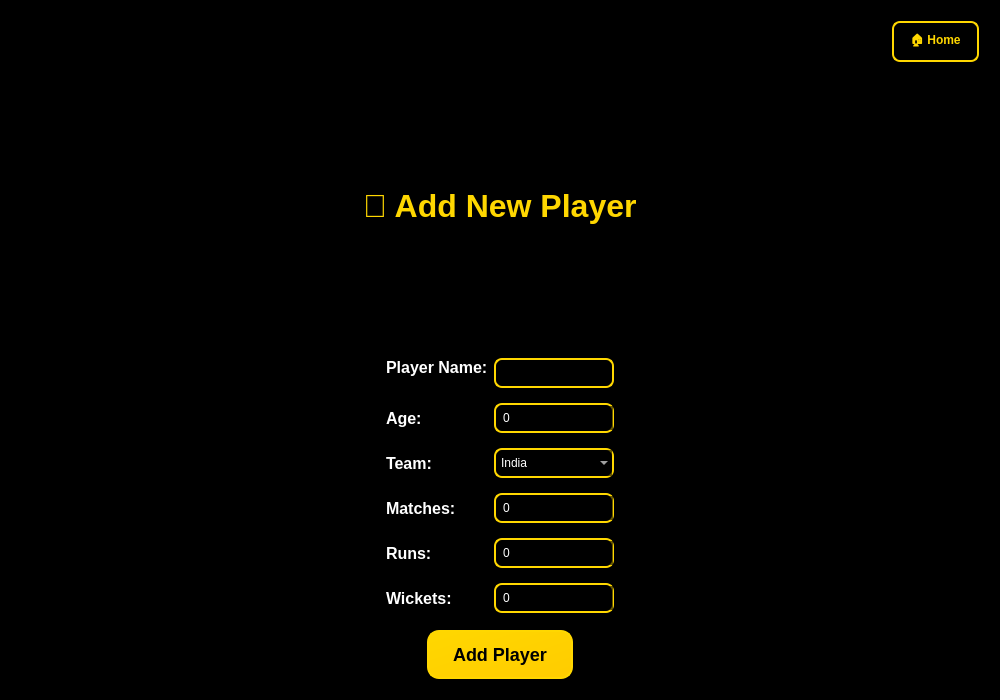
<?xml version="1.0" encoding="UTF-8"?>
<ui version="4.0">
 <class>AddPlayerPage</class>
 <widget class="QWidget" name="AddPlayerPage">
  <property name="geometry">
   <rect>
    <x>0</x>
    <y>0</y>
    <width>1000</width>
    <height>700</height>
   </rect>
  </property>
  <layout class="QVBoxLayout" name="mainLayout">
   <property name="leftMargin">
    <number>0</number>
   </property>
   <property name="topMargin">
    <number>0</number>
   </property>
   <property name="rightMargin">
    <number>0</number>
   </property>
   <property name="bottomMargin">
    <number>0</number>
   </property>
   <item>
    <widget class="QFrame" name="backgroundFrame">
     <property name="styleSheet">
      <string notr="true">
QFrame#backgroundFrame {
    background-image: url(:/resources/222.jpg);
    background-position: center;
    background-repeat: no-repeat;
    background-color: #000;
}
      </string>
     </property>
     <property name="frameShape">
      <enum>QFrame::Shape::StyledPanel</enum>
     </property>
     <layout class="QVBoxLayout" name="backgroundLayout">
      <property name="leftMargin">
       <number>20</number>
      </property>
      <property name="topMargin">
       <number>20</number>
      </property>
      <property name="rightMargin">
       <number>20</number>
      </property>
      <property name="bottomMargin">
       <number>20</number>
      </property>
      <item alignment="Qt::AlignmentFlag::AlignRight">
       <widget class="QPushButton" name="homeBtn">
        <property name="styleSheet">
         <string notr="true">
QPushButton {
    border: 2px solid gold;
    border-radius: 8px;
    background-color: rgba(0, 0, 0, 150);
    color: gold;
    padding: 8px 16px;
    font-weight: bold;
}
QPushButton:hover {
    background-color: gold;
    color: black;
}
         </string>
        </property>
        <property name="text">
         <string>🏠 Home</string>
        </property>
       </widget>
      </item>
      <item alignment="Qt::AlignmentFlag::AlignHCenter">
       <widget class="QLabel" name="titleLabel">
        <property name="styleSheet">
         <string notr="true">
QLabel {
    color: gold;
    font-weight: bold;
    font-size: 32px;
}
         </string>
        </property>
        <property name="text">
         <string>🏏 Add New Player</string>
        </property>
       </widget>
      </item>
      <item alignment="Qt::AlignmentFlag::AlignHCenter">
       <widget class="QWidget" name="formContainer" native="true">
        <layout class="QFormLayout" name="formLayout">
         <property name="verticalSpacing">
          <number>15</number>
         </property>
         <property name="leftMargin">
          <number>200</number>
         </property>
         <property name="rightMargin">
          <number>200</number>
         </property>
         <item row="0" column="0">
          <widget class="QLabel" name="playerNameLabel">
           <property name="styleSheet">
            <string notr="true">
QLabel { color: white; font-size: 16px; font-weight: bold; }
            </string>
           </property>
           <property name="text">
            <string>Player Name:</string>
           </property>
           <property name="alignment">
            <set>Qt::AlignmentFlag::AlignLeading|Qt::AlignmentFlag::AlignLeft|Qt::AlignmentFlag::AlignTop</set>
           </property>
          </widget>
         </item>
         <item row="0" column="1">
          <widget class="QLineEdit" name="playerNameLineEdit">
           <property name="styleSheet">
            <string notr="true">
QLineEdit {
    background-color: rgba(0, 0, 0, 150);
    border: 2px solid gold;
    border-radius: 8px;
    color: white;
    padding: 5px;
}
            </string>
           </property>
          </widget>
         </item>
         <item row="1" column="0">
          <widget class="QLabel" name="ageLabel">
           <property name="styleSheet">
            <string notr="true">
QLabel { color: white; font-size: 16px; font-weight: bold; }
            </string>
           </property>
           <property name="text">
            <string>Age:</string>
           </property>
           <property name="margin">
            <number>-1</number>
           </property>
          </widget>
         </item>
         <item row="1" column="1">
          <widget class="QSpinBox" name="ageSpinBox">
           <property name="styleSheet">
            <string notr="true">
QSpinBox {
    background-color: rgba(0, 0, 0, 150);
    border: 2px solid gold;
    border-radius: 8px;
    color: white;
    padding: 5px;
}
            </string>
           </property>
           <property name="maximum">
            <number>120</number>
           </property>
          </widget>
         </item>
         <item row="2" column="0">
          <widget class="QLabel" name="teamLabel">
           <property name="styleSheet">
            <string notr="true">
QLabel { color: white; font-size: 16px; font-weight: bold; }
            </string>
           </property>
           <property name="text">
            <string>Team:</string>
           </property>
          </widget>
         </item>
         <item row="2" column="1">
          <widget class="QComboBox" name="teamComboBox">
           <property name="styleSheet">
            <string notr="true">
QComboBox {
    background-color: rgba(0, 0, 0, 150);
    border: 2px solid gold;
    border-radius: 8px;
    color: white;
    padding: 5px;
}
            </string>
           </property>
           <item>
            <property name="text">
             <string>India</string>
            </property>
           </item>
           <item>
            <property name="text">
             <string>Australia</string>
            </property>
           </item>
           <item>
            <property name="text">
             <string>South Africa</string>
            </property>
           </item>
           <item>
            <property name="text">
             <string>New Zealand</string>
            </property>
           </item>
           <item>
            <property name="text">
             <string>England</string>
            </property>
           </item>
           <item>
            <property name="text">
             <string>Pakistan</string>
            </property>
           </item>
           <item>
            <property name="text">
             <string>Bangladesh</string>
            </property>
           </item>
           <item>
            <property name="text">
             <string>West Indies</string>
            </property>
           </item>
           <item>
            <property name="text">
             <string>Afghanistan</string>
            </property>
           </item>
           <item>
            <property name="text">
             <string>Zimbabwe</string>
            </property>
           </item>
          </widget>
         </item>
         <item row="3" column="0">
          <widget class="QLabel" name="matchesLabel">
           <property name="styleSheet">
            <string notr="true">
QLabel { color: white; font-size: 16px; font-weight: bold; }
            </string>
           </property>
           <property name="text">
            <string>Matches:</string>
           </property>
          </widget>
         </item>
         <item row="3" column="1">
          <widget class="QSpinBox" name="matchesSpinBox">
           <property name="styleSheet">
            <string notr="true">
QSpinBox { background-color: rgba(0, 0, 0, 150); border: 2px solid gold; border-radius: 8px; color: white; padding: 5px; }
            </string>
           </property>
           <property name="maximum">
            <number>1000</number>
           </property>
          </widget>
         </item>
         <item row="4" column="0">
          <widget class="QLabel" name="runsLabel">
           <property name="styleSheet">
            <string notr="true">
QLabel { color: white; font-size: 16px; font-weight: bold; }
            </string>
           </property>
           <property name="text">
            <string>Runs:</string>
           </property>
          </widget>
         </item>
         <item row="4" column="1">
          <widget class="QSpinBox" name="runsSpinBox">
           <property name="styleSheet">
            <string notr="true">
QSpinBox { background-color: rgba(0, 0, 0, 150); border: 2px solid gold; border-radius: 8px; color: white; padding: 5px; }
            </string>
           </property>
           <property name="maximum">
            <number>50000</number>
           </property>
          </widget>
         </item>
         <item row="5" column="0">
          <widget class="QLabel" name="wicketsLabel">
           <property name="styleSheet">
            <string notr="true">
QLabel { color: white; font-size: 16px; font-weight: bold; }
            </string>
           </property>
           <property name="text">
            <string>Wickets:</string>
           </property>
          </widget>
         </item>
         <item row="5" column="1">
          <widget class="QSpinBox" name="wicketsSpinBox">
           <property name="styleSheet">
            <string notr="true">
QSpinBox { background-color: rgba(0, 0, 0, 150); border: 2px solid gold; border-radius: 8px; color: white; padding: 5px; }
            </string>
           </property>
           <property name="maximum">
            <number>1000</number>
           </property>
          </widget>
         </item>
        </layout>
       </widget>
      </item>
      <item alignment="Qt::AlignmentFlag::AlignHCenter">
       <widget class="QPushButton" name="submitBtn">
        <property name="styleSheet">
         <string notr="true">
QPushButton {
    background-color: qlineargradient(x1:0, y1:0, x2:1, y2:1, stop:0 gold, stop:1 #ffcc00);
    border: 2px solid gold;
    border-radius: 12px;
    color: black;
    font-size: 18px;
    font-weight: bold;
    padding: 12px 24px;
}
QPushButton:hover {
    background-color: gold;
    color: #111;
}
         </string>
        </property>
        <property name="text">
         <string>Add Player</string>
        </property>
       </widget>
      </item>
     </layout>
    </widget>
   </item>
  </layout>
 </widget>
 <resources/>
 <connections/>
</ui>
